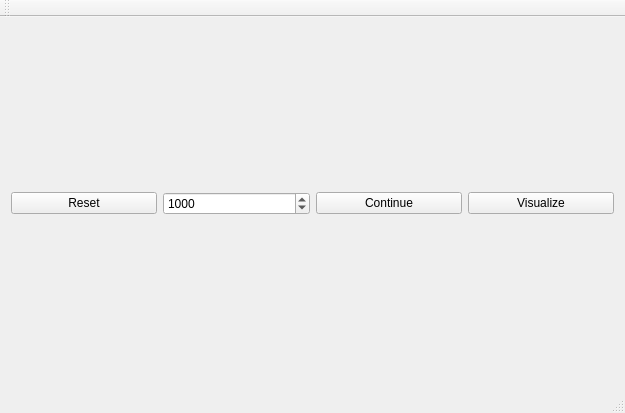
<?xml version="1.0" encoding="UTF-8"?>
<ui version="4.0">
 <class>MainWindow</class>
 <widget class="QMainWindow" name="MainWindow">
  <property name="geometry">
   <rect>
    <x>0</x>
    <y>0</y>
    <width>625</width>
    <height>413</height>
   </rect>
  </property>
  <property name="windowTitle">
   <string>MainWindow</string>
  </property>
  <widget class="QWidget" name="centralWidget">
   <layout class="QVBoxLayout" name="verticalLayout">
    <item>
     <layout class="QHBoxLayout" name="visualLayout"/>
    </item>
    <item>
     <layout class="QHBoxLayout" name="horizontalLayout_2">
      <item>
       <widget class="QPushButton" name="resetButton">
        <property name="text">
         <string>Reset</string>
        </property>
       </widget>
      </item>
      <item>
       <widget class="QSpinBox" name="spinBox">
        <property name="maximum">
         <number>999999999</number>
        </property>
        <property name="value">
         <number>1000</number>
        </property>
       </widget>
      </item>
      <item>
       <widget class="QPushButton" name="continueButton">
        <property name="text">
         <string>Continue</string>
        </property>
       </widget>
      </item>
      <item>
       <widget class="QPushButton" name="visualizeButton">
        <property name="text">
         <string>Visualize</string>
        </property>
       </widget>
      </item>
     </layout>
    </item>
   </layout>
  </widget>
  <widget class="QMenuBar" name="menuBar">
   <property name="geometry">
    <rect>
     <x>0</x>
     <y>0</y>
     <width>625</width>
     <height>24</height>
    </rect>
   </property>
  </widget>
  <widget class="QToolBar" name="mainToolBar">
   <attribute name="toolBarArea">
    <enum>TopToolBarArea</enum>
   </attribute>
   <attribute name="toolBarBreak">
    <bool>false</bool>
   </attribute>
  </widget>
  <widget class="QStatusBar" name="statusBar"/>
 </widget>
 <layoutdefault spacing="6" margin="11"/>
 <resources/>
 <connections/>
</ui>
